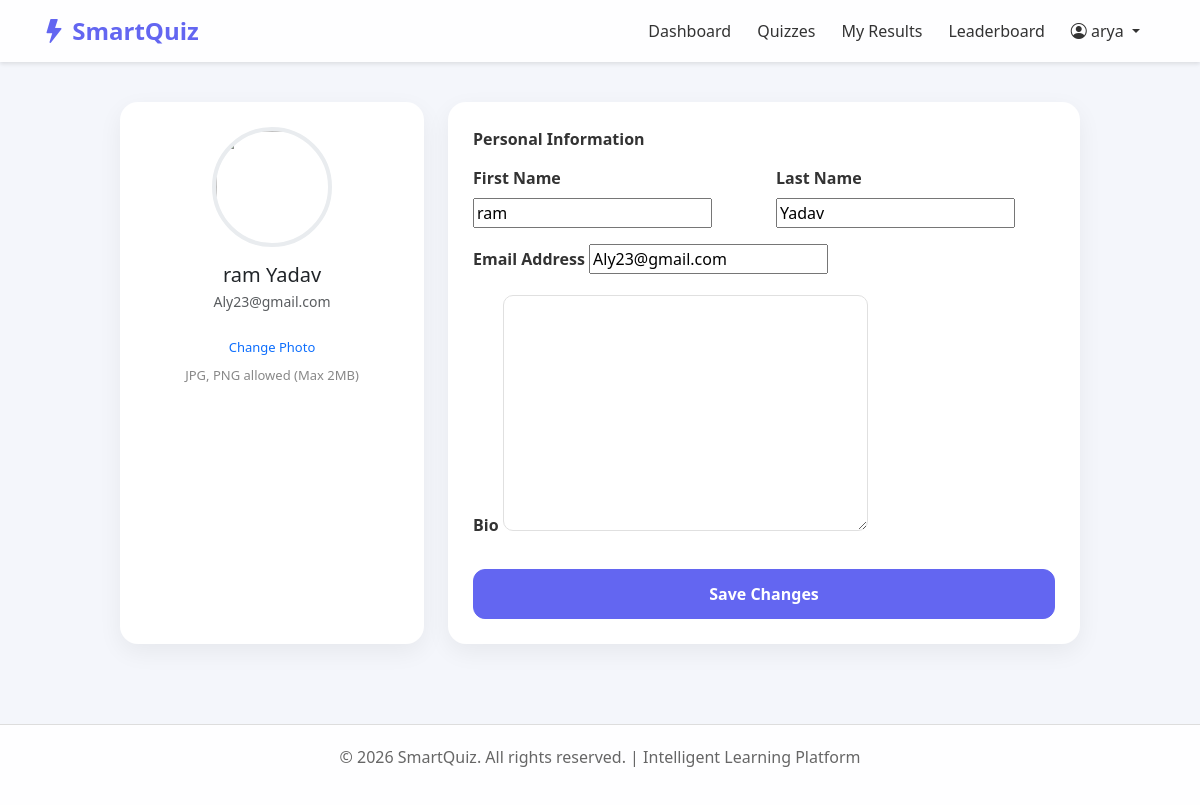
Page /accounts/profile/edit/ (signed in) on the committed database.
### accounts/models.py (models this page shows, shortened)
class User(AbstractUser):
    USER_ROLES = (
        ('admin', 'Administrator'),
        ('teacher', 'Teacher'),
        ('student', 'Student'),
    )
    role = models.CharField(max_length=10, choices=USER_ROLES, default='student')
    profile_picture = models.ImageField(upload_to='profile_pictures/', null=True, blank=True)
    bio = models.TextField(null=True, blank=True)
    created_at = models.DateTimeField(auto_now_add=True)
    updated_at = models.DateTimeField(auto_now=True)
    class Meta:
        ordering = ['-created_at']

### accounts/views.py (the view)
# urls.py: path('profile/edit/', views.edit_profile, name='edit_profile'),
@login_required(login_url='accounts:login')
@require_http_methods(["GET", "POST"])
def edit_profile(request):
    if request.method == 'POST':
        form = CustomUserChangeForm(request.POST, request.FILES, instance=request.user)
        if form.is_valid():
            form.save()
            messages.success(request, 'Profile updated successfully!')
            return redirect('accounts:profile')
    else:
        form = CustomUserChangeForm(instance=request.user)
    return render(request, 'accounts/edit_profile.html', {'form': form})

### accounts/forms.py
class CustomUserChangeForm(UserChangeForm):
    password = None
    class Meta:
        model = User
        fields = ('username', 'email', 'first_name', 'last_name', 'bio', 'profile_picture')

### templates/accounts/edit_profile.html (shortened to what this page needs)
{% extends 'base.html' %}
{% block content %}
<div class="profile-container">
    <div class="row g-4">
        <div class="col-md-4">
            <div class="card-box text-center">
                <img id="previewImage"
                     src="{{ user.profile.profile_picture.url|default:'/static/default.png' }}"
                     class="profile-img mb-3">
                <h5 class="mb-1">{{ user.first_name }} {{ user.last_name }}</h5>
                <p class="text-muted small">{{ user.email }}</p>
                <label class="upload-btn">
                    Change Photo
                </label>
                <p class="info-text mt-2">
                    JPG, PNG allowed (Max 2MB)
                </p>
            </div>
        </div>
        <div class="col-md-8">
            <div class="card-box">
                <div class="section-title">Personal Information</div>
                <form method="post" enctype="multipart/form-data">
                    <div class="row">
                        <div class="col-md-6 mb-3">
                            <label class="form-label">First Name</label>
                            {{ form.first_name }}
                        </div>
                        <div class="col-md-6 mb-3">
                            <label class="form-label">Last Name</label>
                            {{ form.last_name }}
                        </div>
                    </div>
                    <div class="mb-3">
                        <label class="form-label">Email Address</label>
                        {{ form.email }}
                    </div>
                    <div class="mb-4">
                        <label class="form-label">Bio</label>
                        {{ form.bio }}
                    </div>
                    <button type="submit" class="btn btn-primary w-100 save-btn">
                        Save Changes
                    </button>
                </form>
            </div>
        </div>
    </div>
</div>
{% endblock %}

### templates/base.html (shortened to what this page needs)
<!DOCTYPE html>
<html lang="en">
<head>
    <link href="https://cdn.jsdelivr.net/npm/bootstrap@5.3.0/dist/css/bootstrap.min.css" rel="stylesheet">
    <link href="https://cdn.jsdelivr.net/npm/bootstrap-icons@1.11.0/font/bootstrap-icons.css" rel="stylesheet">
</head>
<body>
    <nav class="navbar navbar-expand-lg navbar-light sticky-top">
        <div class="container">
            <a class="navbar-brand" href="{% url 'home' %}">
                <i class="bi bi-lightning-fill"></i> SmartQuiz
            </a>
            <div class="collapse navbar-collapse" id="navbarNav">
                <ul class="navbar-nav ms-auto">
                    {% if user.is_authenticated %}
                        {% if user.role == 'teacher' %}
                            <li class="nav-item">
                                <a class="nav-link" href="{% url 'teachers:dashboard' %}">Dashboard</a>
                            </li>
                            <li class="nav-item">
                                <a class="nav-link" href="{% url 'teachers:quiz_list' %}">My Quizzes</a>
                            </li>
                        {% elif user.role == 'student' %}
                            <li class="nav-item">
                                <a class="nav-link" href="{% url 'students:dashboard' %}">Dashboard</a>
                            </li>
                            <li class="nav-item">
                                <a class="nav-link" href="{% url 'students:quizzes' %}">Quizzes</a>
                            </li>
                            <li class="nav-item">
                                <a class="nav-link" href="{% url 'students:results' %}">My Results</a>
                            </li>
                            <li class="nav-item">
                                <a class="nav-link" href="{% url 'students:leaderboard' %}">Leaderboard</a>
                            </li>
                        {% endif %}
                        <li class="nav-item dropdown">
                            <a class="nav-link dropdown-toggle" href="#" id="userDropdown" role="button" data-bs-toggle="dropdown">
                                <i class="bi bi-person-circle"></i> {{ user.username }}
                            </a>
                        </li>
                    {% endif %}
                </ul>
            </div>
        </div>
    </nav>
    <div class="container">
        {% block content %}{% endblock %}
    </div>
    <footer class="footer">
        <div class="container">
            <p>&copy; 2026 SmartQuiz. All rights reserved. | Intelligent Learning Platform</p>
        </div>
    </footer>
</body>
</html>

### templates/base.html (style rules this page uses)
:root { --primary-color: #6366f1; --secondary-color: #8b5cf6; --success-color: #10b981; --danger-color: #ef4444; --warning-color: #f59e0b; }
body { background: linear-gradient(135deg, #667eea 0%, #764ba2 100%); min-height: 100vh; font-family: 'Segoe UI', Tahoma, Geneva, Verdana, sans-serif; }
.navbar { background: rgba(255, 255, 255, 0.95) !important; box-shadow: 0 2px 4px rgba(0,0,0,0.1); }
.navbar-brand { font-weight: 700; font-size: 1.5rem; color: var(--primary-color) !important; }
.nav-link { color: #333 !important; margin-right: 10px; transition: color 0.3s; }
.btn-primary { background-color: var(--primary-color); border-color: var(--primary-color); }
.form-label { font-weight: 600; color: #333; }
.footer { background: rgba(255, 255, 255, 0.9); padding: 20px; text-align: center; color: #666; margin-top: 40px; border-top: 1px solid #ddd; }

### templates/accounts/edit_profile.html (style rules this page uses)
body { background: #f4f6fb; font-family: 'Segoe UI', sans-serif; }
.profile-container { max-width: 1000px; margin: auto; padding: 40px 20px; }
.card-box { background: #fff; border-radius: 18px; box-shadow: 0 8px 25px rgba(0,0,0,0.06); padding: 25px; height: 100%; }
.section-title { font-weight: 600; font-size: 16px; margin-bottom: 15px; color: #333; }
.form-control, textarea { border-radius: 10px !important; padding: 12px; font-size: 14px; border: 1px solid #e0e0e0; }
.profile-img { width: 120px; height: 120px; border-radius: 50%; object-fit: cover; border: 4px solid #e9ecef; }
.upload-btn { font-size: 13px; margin-top: 10px; cursor: pointer; color: #0d6efd; }
.save-btn { border-radius: 12px; padding: 12px; font-weight: 600; transition: 0.3s; }
.info-text { font-size: 13px; color: #888; }

### rows in the picture
User: username "arya", first_name "ram", last_name "Yadav", email "Aly23@gmail.com"
